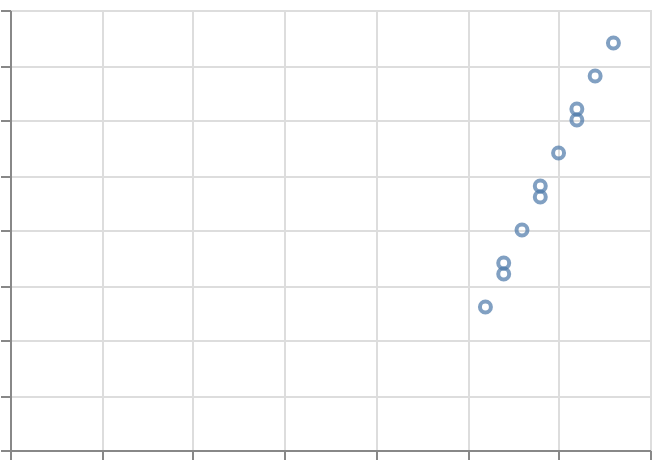

Vega-Lite specification stored for this chart:
### Vega-Lite specification from a JSON file in a GitHub repository (floating-point values rounded to 4 significant figures)
{"$schema": "https://vega.github.io/schema/vega-lite/v6.json", "padding": 5, "autosize": "none", "width": 320, "height": 220, "data": {"values": [{"year": 1990, "date": "1990-06-15", "country": "a", "region": "east", "pop": 10, "life": 50, "fert": 5.0}, {"year": 1990, "date": "1990-06-15", "country": "b", "region": "west", "pop": 17, "life": 54, "fert": 4.5}, {"year": 1990, "date": "1990-06-15", "country": "c", "region": "east", "pop": 24, "life": 58, "fert": 4.0}, {"year": 1990, "date": "1990-06-15", "country": "d", "region": "south", "pop": 31, "life": 62, "fert": 3.5}, {"year": 1991, "date": "1991-06-15", "country": "a", "region": "east", "pop": 13, "life": 52, "fert": 4.7}, {"year": 1991, "date": "1991-06-15", "country": "b", "region": "west", "pop": 20, "life": 56, "fert": 4.2}, {"year": 1991, "date": "1991-06-15", "country": "c", "region": "east", "pop": 27, "life": 60, "fert": 3.7}, {"year": 1991, "date": "1991-06-15", "country": "d", "region": "south", "pop": 34, "life": 64, "fert": 3.2}, {"year": 1992, "date": "1992-06-15", "country": "a", "region": "east", "pop": 16, "life": 54, "fert": 4.4}, {"year": 1992, "date": "1992-06-15", "country": "b", "region": "west", "pop": 23, "life": 58, "fert": 3.9}, {"year": 1992, "date": "1992-06-15", "country": "c", "region": "east", "pop": 30, "life": 62, "fert": 3.4}, {"year": 1992, "date": "1992-06-15", "country": "d", "region": "south", "pop": 37, "life": 66, "fert": 2.9}]}, "params": [{"name": "anim", "select": {"type": "point", "on": "timer", "fields": ["year"]}}], "transform": [{"filter": "datum.pop > 11"}, {"calculate": "datum.pop * 2", "as": "pop2"}, {"filter": {"param": "anim"}}], "mark": "point", "encoding": {"x": {"field": "life", "type": "quantitative"}, "y": {"field": "pop2", "type": "quantitative"}, "time": {"field": "year", "type": "ordinal"}}}
